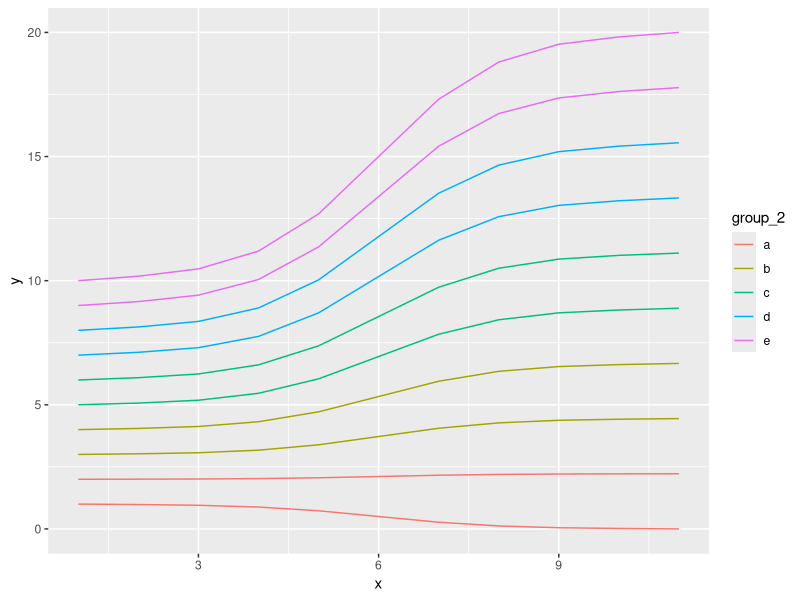
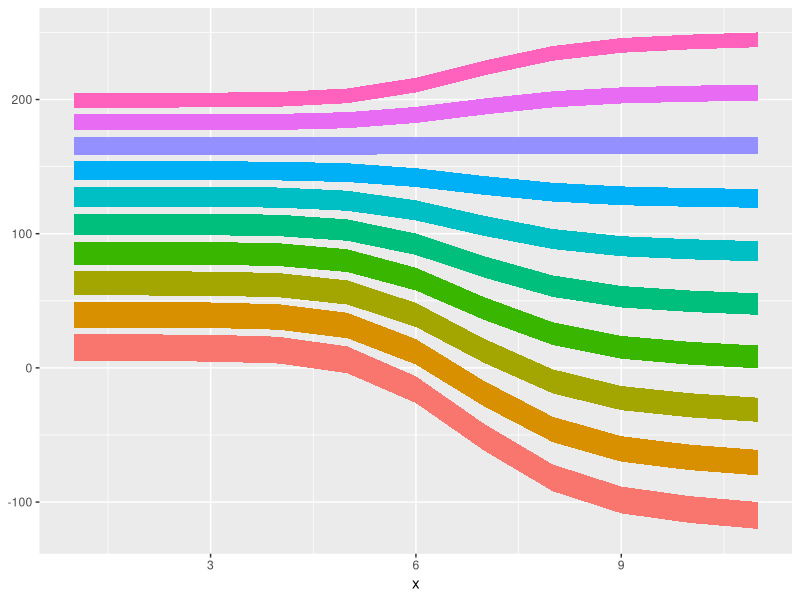
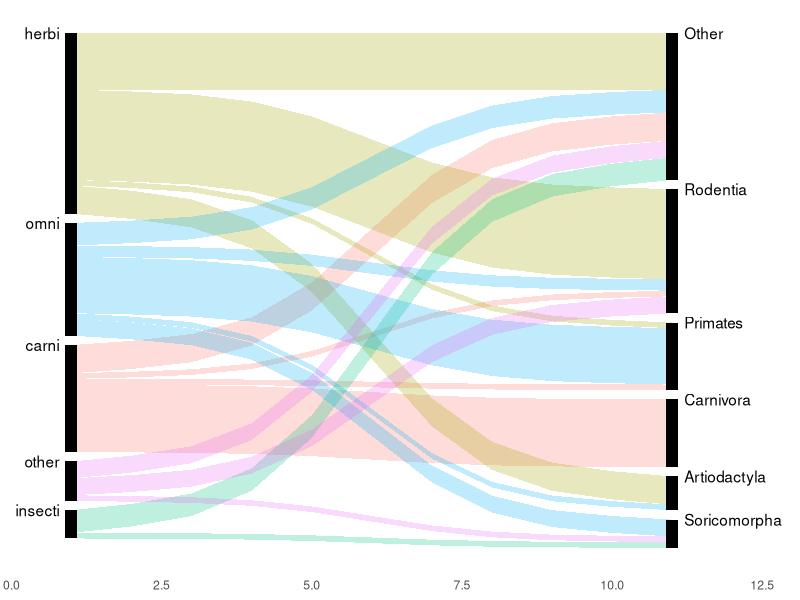
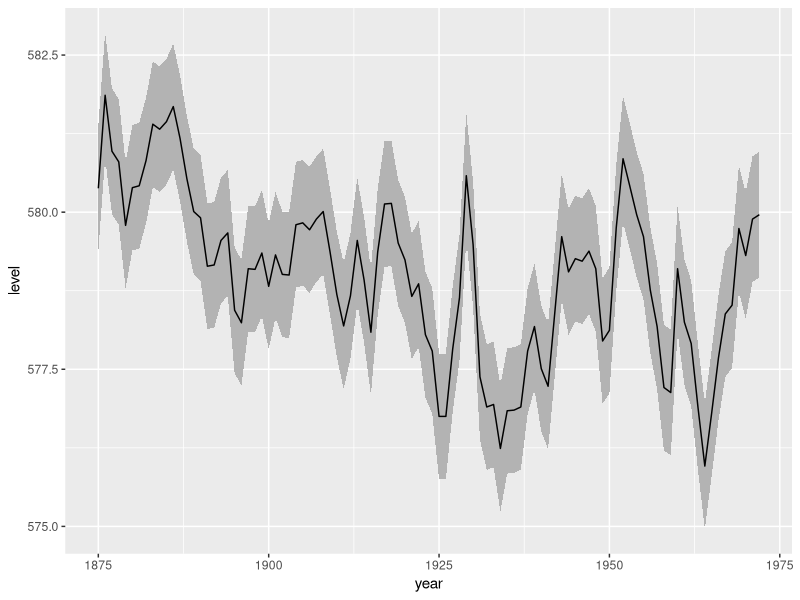

Recreate these plots in R, in order.
## ---- chunk 1
knitr::opts_chunk$set(echo = TRUE)
## ---- chunk 2
library(tidyverse)

sigmoid <- c(0, (1/(1+exp(-(-4:4)))), 1)
## ---- chunk 3
df <-
    tibble(group_1 = letters[1:10],
         y1 = seq(1, 10, 1),
         y2 = seq(0, 20, length.out = 10),
         h = y2-y1,
         group_2 = rep(letters[1:5],each = 2)) %>% 
    unnest(y_curve = list(sigmoid),
         x = list(1:11)) %>% 
    mutate(y = y1 + (y_curve*h))


ggplot(df) +
    geom_line(aes(x, y, group = group_1, color = group_2))
## ---- chunk 4
df <-
    tibble(group = letters[1:10],
         N = 20:11, 
         y1 = cumsum(N + 5),
         y2 = seq(-100, 250, length.out = 10)) %>% 
    unnest(y_curve = list(sigmoid),
         x = list(1:11)) %>% 
    group_by(group) %>%
    arrange(x) %>% 
    mutate(h = (y2 - y1) * y_curve) %>% 
    ungroup() %>% 
    group_by(group, x) %>% 
    mutate(high = max(y1) + (y_curve*h),
           low = high - N) %>% 
    ungroup()


ggplot(df) +
      geom_ribbon(aes(x = x, ymax = high, ymin = low, 
                      group = group, fill = group)) +
    guides(fill = F)
## ---- chunk 5
make_sankey_df <-
    function(df, col_1, col_2, ord_by = NA, sep = 0.02, x = 1) {
    
    gap <- sep*nrow(df)
    
    df_set <-
            df %>%
        #assign variables
            select_(col_1 = col_1, 
                    col_2 = col_2) %>% 
            mutate(group = paste(col_1, col_2)) %>%
        #roll up data
            group_by(group, col_1, col_2) %>% 
            summarise(N = n()) %>%
            group_by(col_1) %>% mutate(n_col_1 = sum(N))  %>% 
            group_by(col_2) %>% mutate(n_col_2 = sum(N))  %>% 
            ungroup() %>% 
        #line up y-positions for col_1
            arrange(n_col_1, col_1, n_col_2) %>% 
            mutate(add_gap_1 = (col_1 != lag(col_1, default = first(col_1))),
                   y1 = cumsum(N + ifelse(add_gap_1, gap, 0))) %>% 
            ungroup() %>% 
        #repeat for col_2
            arrange(n_col_2, y1) %>% 
            mutate(add_gap_2 = (col_2 != lag(col_2, default = first(col_2))),
                   y2 = cumsum(N + ifelse(add_gap_2, gap, 0)))
    
    
    df_final <-
        df_set %>% 
        #bump up col_1 y values
        mutate(y1 = y1 + (max(y2) - max(y1))) %>% 
        mutate(height = y2 - y1) %>% 
        unnest(y_curve = list(sigmoid),
               x = list(1:11)) %>% 
        mutate(high = y1 + (y_curve * height),
               low = high - N) %>%
        
        mutate()
    }
## ---- chunk 6
sankey_label <-
    function(sankey_df, col, side) {
        find_x = ifelse(side == "left", min(df$x), max(df$x))
        
        sankey_df %>% 
            group_by_(col) %>% 
            filter(x == find_x) %>% 
            summarise(x = find_x, 
                      high = max(high))
    }
## ---- chunk 7
test_data <- 
    msleep %>% 
    mutate(order = fct_lump(order, 5) %>% as.character()) %>% 
    group_by(order, vore) %>% 
    #filter(max(row_number()) > 1) %>% 
    select(order, vore, genus, name) %>% 
    arrange(order, vore, genus, name) %>% 
    replace_na(list(vore = "other"))

test_sankey <- 
    make_sankey_df(test_data, col_1 = "vore", col_2 = "order")

base_df <- #just first row of sankey df, for testing results
    test_sankey %>% 
    filter(x == 1) %>% 
    arrange(n_col_1, col_1, n_col_2)
## ---- chunk 8
ggplot(test_sankey) +
    geom_ribbon(aes(x = x, ymax = high, ymin = low, group = group, fill = col_1), 
                alpha = 0.25) +
    geom_rect(data = filter(test_sankey, x %in% c(min(x), max(x))),
              aes(xmin = x - 0.1, xmax = x + 0.1, 
                  ymin = low, ymax = high, group = group),
              fill = "black") +
    guides(fill = F, color = F) +
    geom_text(data = sankey_label(test_sankey, "col_1", "left"),
              aes(x = x, y = high, label = col_1), hjust = 1, nudge_x = -0.2) +
    geom_text(data = sankey_label(test_sankey, "col_2", "right"),
              aes(x = x, y = high, label = col_2), hjust = 0, nudge_x = 0.2) +
    scale_x_continuous(limits = c(0, 13), expand = c(0,0)) +
    theme(panel.background = element_rect(fill = "white"),
          axis.text.y = element_blank(),
          axis.ticks = element_blank(),
          axis.title = element_blank())
## ---- chunk 9
huron <- 
    tibble(year = 1875:1972, 
           level = as.vector(LakeHuron))

ggplot(huron, aes(year)) +
    geom_ribbon(aes(ymin = level - 1, 
                    ymax = level + 1), 
                fill = "grey70") +
    geom_line(aes(y = level))
